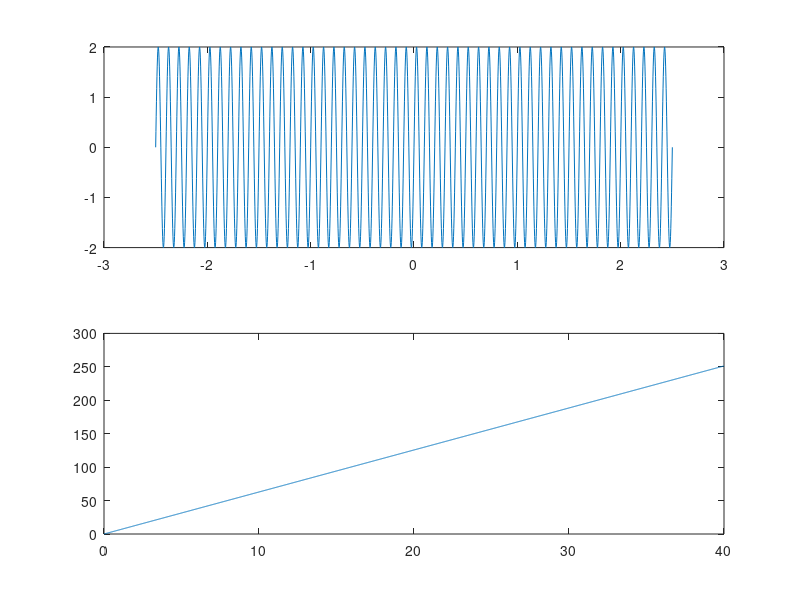

Source code (MATLAB):
clear
tau = 0.8e-2;
T = 2.5;

dt = 2.5e-3;
t = (-T:dt:T);
a1 = 2;
f1 = 10;
phi1 = 0;

df = 1.10e-2;
f = (0:df:40);
omega = 1j*2*pi*f;
lf = length(f);

for k = 1:lf
    H(k) = 1/(1 + omega(k)*tau);
%    modH(k)= 1/sqrt(1 + (omega*tau)^2);
%    modHdb(k) = 20 * log10(modH(k));
%    angH(k) = angle(H(k));
end

x = a1 * sin(2*pi*f1*t + phi1);
X = (a1/2j)*(omega);%mauvaise formule
%fc = 1/tau*2*pi
%subplot(4,1,1)
%    semilogx(f,H)
%subplot(4,1,2)
%    semilogx(f,modH)
%subplot(4,1,3)
%    semilogx(f,modHdb)
%subplot(4,1,4)
%    semilogx(f,angH)


subplot(2,1,1)
plot(t,x)
subplot(2,1,2)
plot(f,X)